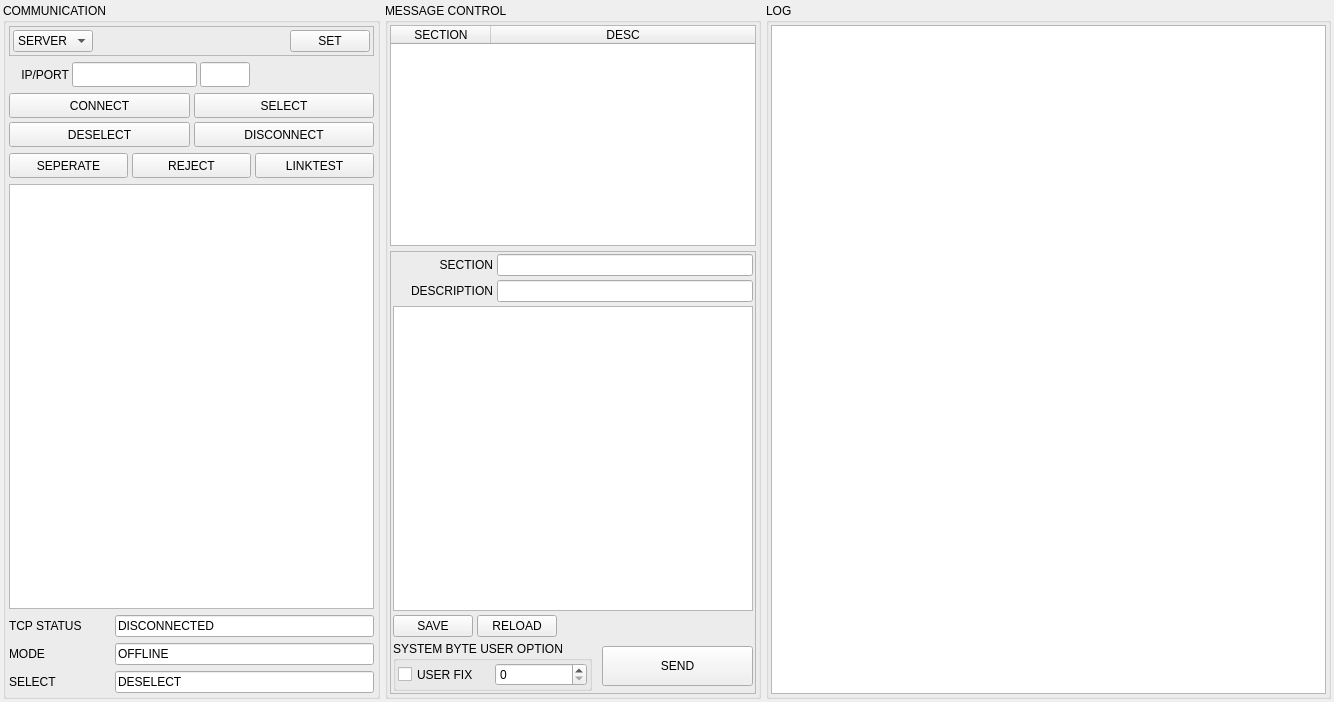
<?xml version="1.0" encoding="UTF-8"?>
<ui version="4.0">
 <class>CEapSimm</class>
 <widget class="QWidget" name="CEapSimm">
  <property name="geometry">
   <rect>
    <x>0</x>
    <y>0</y>
    <width>1334</width>
    <height>702</height>
   </rect>
  </property>
  <property name="windowTitle">
   <string>Form</string>
  </property>
  <layout class="QHBoxLayout" name="horizontalLayout_3" stretch="2,2,3">
   <property name="spacing">
    <number>5</number>
   </property>
   <property name="leftMargin">
    <number>3</number>
   </property>
   <property name="topMargin">
    <number>3</number>
   </property>
   <property name="rightMargin">
    <number>3</number>
   </property>
   <property name="bottomMargin">
    <number>3</number>
   </property>
   <item>
    <widget class="QGroupBox" name="groupBox">
     <property name="title">
      <string>COMMUNICATION</string>
     </property>
     <layout class="QVBoxLayout" name="verticalLayout">
      <property name="spacing">
       <number>6</number>
      </property>
      <property name="leftMargin">
       <number>3</number>
      </property>
      <property name="topMargin">
       <number>3</number>
      </property>
      <property name="rightMargin">
       <number>3</number>
      </property>
      <property name="bottomMargin">
       <number>3</number>
      </property>
      <item>
       <widget class="QFrame" name="frame">
        <property name="frameShape">
         <enum>QFrame::StyledPanel</enum>
        </property>
        <property name="frameShadow">
         <enum>QFrame::Raised</enum>
        </property>
        <layout class="QHBoxLayout" name="horizontalLayout_5">
         <property name="spacing">
          <number>5</number>
         </property>
         <property name="leftMargin">
          <number>3</number>
         </property>
         <property name="topMargin">
          <number>3</number>
         </property>
         <property name="rightMargin">
          <number>3</number>
         </property>
         <property name="bottomMargin">
          <number>3</number>
         </property>
         <item>
          <widget class="QComboBox" name="cbMode">
           <item>
            <property name="text">
             <string>SERVER</string>
            </property>
           </item>
           <item>
            <property name="text">
             <string>CLIENT</string>
            </property>
           </item>
          </widget>
         </item>
         <item>
          <spacer name="horizontalSpacer_2">
           <property name="orientation">
            <enum>Qt::Horizontal</enum>
           </property>
           <property name="sizeHint" stdset="0">
            <size>
             <width>40</width>
             <height>20</height>
            </size>
           </property>
          </spacer>
         </item>
         <item>
          <widget class="QPushButton" name="btnSetMode">
           <property name="text">
            <string>SET</string>
           </property>
          </widget>
         </item>
        </layout>
       </widget>
      </item>
      <item>
       <layout class="QHBoxLayout" name="horizontalLayout">
        <property name="spacing">
         <number>3</number>
        </property>
        <item>
         <widget class="QLabel" name="label">
          <property name="minimumSize">
           <size>
            <width>60</width>
            <height>25</height>
           </size>
          </property>
          <property name="text">
           <string>IP/PORT</string>
          </property>
          <property name="alignment">
           <set>Qt::AlignRight|Qt::AlignTrailing|Qt::AlignVCenter</set>
          </property>
         </widget>
        </item>
        <item>
         <widget class="QLineEdit" name="leIP">
          <property name="minimumSize">
           <size>
            <width>0</width>
            <height>25</height>
           </size>
          </property>
         </widget>
        </item>
        <item>
         <widget class="QLineEdit" name="lePort">
          <property name="minimumSize">
           <size>
            <width>0</width>
            <height>25</height>
           </size>
          </property>
          <property name="maximumSize">
           <size>
            <width>50</width>
            <height>16777215</height>
           </size>
          </property>
         </widget>
        </item>
        <item>
         <spacer name="horizontalSpacer">
          <property name="orientation">
           <enum>Qt::Horizontal</enum>
          </property>
          <property name="sizeHint" stdset="0">
           <size>
            <width>40</width>
            <height>20</height>
           </size>
          </property>
         </spacer>
        </item>
       </layout>
      </item>
      <item>
       <layout class="QGridLayout" name="gridLayout">
        <property name="spacing">
         <number>4</number>
        </property>
        <item row="0" column="0">
         <widget class="QPushButton" name="btnConnect">
          <property name="sizePolicy">
           <sizepolicy hsizetype="Expanding" vsizetype="Preferred">
            <horstretch>0</horstretch>
            <verstretch>0</verstretch>
           </sizepolicy>
          </property>
          <property name="minimumSize">
           <size>
            <width>0</width>
            <height>25</height>
           </size>
          </property>
          <property name="text">
           <string>CONNECT</string>
          </property>
         </widget>
        </item>
        <item row="0" column="1">
         <widget class="QPushButton" name="btnSelect">
          <property name="sizePolicy">
           <sizepolicy hsizetype="Expanding" vsizetype="Preferred">
            <horstretch>0</horstretch>
            <verstretch>0</verstretch>
           </sizepolicy>
          </property>
          <property name="minimumSize">
           <size>
            <width>0</width>
            <height>25</height>
           </size>
          </property>
          <property name="text">
           <string>SELECT</string>
          </property>
         </widget>
        </item>
        <item row="1" column="0">
         <widget class="QPushButton" name="btnDeselect">
          <property name="sizePolicy">
           <sizepolicy hsizetype="Expanding" vsizetype="Preferred">
            <horstretch>0</horstretch>
            <verstretch>0</verstretch>
           </sizepolicy>
          </property>
          <property name="minimumSize">
           <size>
            <width>0</width>
            <height>25</height>
           </size>
          </property>
          <property name="text">
           <string>DESELECT</string>
          </property>
         </widget>
        </item>
        <item row="1" column="1">
         <widget class="QPushButton" name="btnDisconnect">
          <property name="sizePolicy">
           <sizepolicy hsizetype="Expanding" vsizetype="Preferred">
            <horstretch>0</horstretch>
            <verstretch>0</verstretch>
           </sizepolicy>
          </property>
          <property name="minimumSize">
           <size>
            <width>0</width>
            <height>25</height>
           </size>
          </property>
          <property name="text">
           <string>DISCONNECT</string>
          </property>
         </widget>
        </item>
       </layout>
      </item>
      <item>
       <layout class="QHBoxLayout" name="horizontalLayout_2">
        <property name="spacing">
         <number>4</number>
        </property>
        <item>
         <widget class="QPushButton" name="btnSeperate">
          <property name="minimumSize">
           <size>
            <width>0</width>
            <height>25</height>
           </size>
          </property>
          <property name="text">
           <string>SEPERATE</string>
          </property>
         </widget>
        </item>
        <item>
         <widget class="QPushButton" name="btnReject">
          <property name="minimumSize">
           <size>
            <width>0</width>
            <height>25</height>
           </size>
          </property>
          <property name="text">
           <string>REJECT</string>
          </property>
         </widget>
        </item>
        <item>
         <widget class="QPushButton" name="btnLinktest">
          <property name="minimumSize">
           <size>
            <width>0</width>
            <height>25</height>
           </size>
          </property>
          <property name="text">
           <string>LINKTEST</string>
          </property>
         </widget>
        </item>
       </layout>
      </item>
      <item>
       <widget class="QTextEdit" name="teSystemLog">
        <property name="readOnly">
         <bool>true</bool>
        </property>
       </widget>
      </item>
      <item>
       <layout class="QGridLayout" name="gridLayout_2">
        <item row="0" column="0">
         <widget class="QLabel" name="lbTcpStat">
          <property name="minimumSize">
           <size>
            <width>100</width>
            <height>0</height>
           </size>
          </property>
          <property name="text">
           <string>TCP STATUS</string>
          </property>
         </widget>
        </item>
        <item row="0" column="1">
         <widget class="QLineEdit" name="leTcpStat">
          <property name="text">
           <string>DISCONNECTED</string>
          </property>
          <property name="readOnly">
           <bool>true</bool>
          </property>
         </widget>
        </item>
        <item row="1" column="0">
         <widget class="QLabel" name="lbMode">
          <property name="minimumSize">
           <size>
            <width>100</width>
            <height>0</height>
           </size>
          </property>
          <property name="text">
           <string>MODE</string>
          </property>
         </widget>
        </item>
        <item row="1" column="1">
         <widget class="QLineEdit" name="leMode">
          <property name="text">
           <string>OFFLINE</string>
          </property>
          <property name="readOnly">
           <bool>true</bool>
          </property>
         </widget>
        </item>
        <item row="2" column="0">
         <widget class="QLabel" name="lbSelectStat">
          <property name="minimumSize">
           <size>
            <width>100</width>
            <height>0</height>
           </size>
          </property>
          <property name="text">
           <string>SELECT</string>
          </property>
         </widget>
        </item>
        <item row="2" column="1">
         <widget class="QLineEdit" name="leSelectStat">
          <property name="text">
           <string>DESELECT</string>
          </property>
          <property name="readOnly">
           <bool>true</bool>
          </property>
         </widget>
        </item>
       </layout>
      </item>
     </layout>
    </widget>
   </item>
   <item>
    <widget class="QGroupBox" name="groupBox_2">
     <property name="title">
      <string>MESSAGE CONTROL</string>
     </property>
     <layout class="QVBoxLayout" name="verticalLayout_3" stretch="1,2">
      <property name="spacing">
       <number>5</number>
      </property>
      <property name="leftMargin">
       <number>2</number>
      </property>
      <property name="topMargin">
       <number>2</number>
      </property>
      <property name="rightMargin">
       <number>2</number>
      </property>
      <property name="bottomMargin">
       <number>2</number>
      </property>
      <item>
       <widget class="QTableWidget" name="tblSml">
        <property name="selectionMode">
         <enum>QAbstractItemView::SingleSelection</enum>
        </property>
        <property name="selectionBehavior">
         <enum>QAbstractItemView::SelectRows</enum>
        </property>
        <attribute name="horizontalHeaderShowSortIndicator" stdset="0">
         <bool>false</bool>
        </attribute>
        <attribute name="horizontalHeaderStretchLastSection">
         <bool>true</bool>
        </attribute>
        <column>
         <property name="text">
          <string>SECTION</string>
         </property>
        </column>
        <column>
         <property name="text">
          <string>DESC</string>
         </property>
        </column>
       </widget>
      </item>
      <item>
       <widget class="QFrame" name="frame_3">
        <property name="frameShape">
         <enum>QFrame::StyledPanel</enum>
        </property>
        <property name="frameShadow">
         <enum>QFrame::Raised</enum>
        </property>
        <layout class="QVBoxLayout" name="verticalLayout_4" stretch="0,2,0,0">
         <property name="spacing">
          <number>4</number>
         </property>
         <property name="leftMargin">
          <number>2</number>
         </property>
         <property name="topMargin">
          <number>2</number>
         </property>
         <property name="rightMargin">
          <number>2</number>
         </property>
         <property name="bottomMargin">
          <number>2</number>
         </property>
         <item>
          <layout class="QGridLayout" name="gridLayout_3">
           <item row="0" column="0">
            <widget class="QLabel" name="labelSection">
             <property name="sizePolicy">
              <sizepolicy hsizetype="Fixed" vsizetype="Preferred">
               <horstretch>0</horstretch>
               <verstretch>0</verstretch>
              </sizepolicy>
             </property>
             <property name="minimumSize">
              <size>
               <width>100</width>
               <height>0</height>
              </size>
             </property>
             <property name="text">
              <string>SECTION</string>
             </property>
             <property name="alignment">
              <set>Qt::AlignRight|Qt::AlignTrailing|Qt::AlignVCenter</set>
             </property>
            </widget>
           </item>
           <item row="0" column="1">
            <widget class="QLineEdit" name="leSection">
             <property name="sizePolicy">
              <sizepolicy hsizetype="Preferred" vsizetype="Preferred">
               <horstretch>0</horstretch>
               <verstretch>0</verstretch>
              </sizepolicy>
             </property>
             <property name="text">
              <string/>
             </property>
            </widget>
           </item>
           <item row="1" column="0">
            <widget class="QLabel" name="lbDesc">
             <property name="sizePolicy">
              <sizepolicy hsizetype="Fixed" vsizetype="Preferred">
               <horstretch>0</horstretch>
               <verstretch>0</verstretch>
              </sizepolicy>
             </property>
             <property name="minimumSize">
              <size>
               <width>100</width>
               <height>0</height>
              </size>
             </property>
             <property name="text">
              <string>DESCRIPTION</string>
             </property>
             <property name="alignment">
              <set>Qt::AlignRight|Qt::AlignTrailing|Qt::AlignVCenter</set>
             </property>
            </widget>
           </item>
           <item row="1" column="1">
            <widget class="QLineEdit" name="leDesc">
             <property name="sizePolicy">
              <sizepolicy hsizetype="Preferred" vsizetype="Preferred">
               <horstretch>0</horstretch>
               <verstretch>0</verstretch>
              </sizepolicy>
             </property>
             <property name="text">
              <string/>
             </property>
            </widget>
           </item>
          </layout>
         </item>
         <item>
          <widget class="QPlainTextEdit" name="teSml">
           <property name="font">
            <font>
             <family>DejaVu Sans Mono</family>
             <italic>false</italic>
            </font>
           </property>
           <property name="readOnly">
            <bool>false</bool>
           </property>
          </widget>
         </item>
         <item>
          <layout class="QHBoxLayout" name="horizontalLayout_7">
           <item>
            <widget class="QPushButton" name="btnSmlSave">
             <property name="text">
              <string>SAVE</string>
             </property>
            </widget>
           </item>
           <item>
            <widget class="QPushButton" name="btnSmlReload">
             <property name="text">
              <string>RELOAD</string>
             </property>
            </widget>
           </item>
           <item>
            <spacer name="horizontalSpacer_3">
             <property name="orientation">
              <enum>Qt::Horizontal</enum>
             </property>
             <property name="sizeHint" stdset="0">
              <size>
               <width>40</width>
               <height>20</height>
              </size>
             </property>
            </spacer>
           </item>
          </layout>
         </item>
         <item>
          <layout class="QHBoxLayout" name="horizontalLayout_6">
           <property name="spacing">
            <number>10</number>
           </property>
           <item>
            <widget class="QGroupBox" name="groupBox_3">
             <property name="sizePolicy">
              <sizepolicy hsizetype="Preferred" vsizetype="Preferred">
               <horstretch>0</horstretch>
               <verstretch>0</verstretch>
              </sizepolicy>
             </property>
             <property name="title">
              <string>SYSTEM BYTE USER OPTION</string>
             </property>
             <layout class="QHBoxLayout" name="horizontalLayout_4">
              <property name="spacing">
               <number>4</number>
              </property>
              <property name="leftMargin">
               <number>2</number>
              </property>
              <property name="topMargin">
               <number>2</number>
              </property>
              <property name="rightMargin">
               <number>2</number>
              </property>
              <property name="bottomMargin">
               <number>2</number>
              </property>
              <item>
               <widget class="QCheckBox" name="chkSystemByte">
                <property name="sizePolicy">
                 <sizepolicy hsizetype="Minimum" vsizetype="Preferred">
                  <horstretch>0</horstretch>
                  <verstretch>0</verstretch>
                 </sizepolicy>
                </property>
                <property name="text">
                 <string>USER FIX</string>
                </property>
               </widget>
              </item>
              <item>
               <widget class="QSpinBox" name="spinSystemByte">
                <property name="sizePolicy">
                 <sizepolicy hsizetype="Preferred" vsizetype="Preferred">
                  <horstretch>0</horstretch>
                  <verstretch>0</verstretch>
                 </sizepolicy>
                </property>
                <property name="maximum">
                 <number>1000000000</number>
                </property>
               </widget>
              </item>
             </layout>
            </widget>
           </item>
           <item>
            <widget class="QPushButton" name="btnHsmsSend">
             <property name="sizePolicy">
              <sizepolicy hsizetype="Minimum" vsizetype="Preferred">
               <horstretch>0</horstretch>
               <verstretch>0</verstretch>
              </sizepolicy>
             </property>
             <property name="maximumSize">
              <size>
               <width>16777215</width>
               <height>40</height>
              </size>
             </property>
             <property name="text">
              <string>SEND</string>
             </property>
            </widget>
           </item>
          </layout>
         </item>
        </layout>
       </widget>
      </item>
     </layout>
    </widget>
   </item>
   <item>
    <widget class="QGroupBox" name="groupBox_4">
     <property name="title">
      <string>LOG</string>
     </property>
     <layout class="QVBoxLayout" name="verticalLayout_2">
      <property name="spacing">
       <number>2</number>
      </property>
      <property name="leftMargin">
       <number>2</number>
      </property>
      <property name="topMargin">
       <number>2</number>
      </property>
      <property name="rightMargin">
       <number>2</number>
      </property>
      <property name="bottomMargin">
       <number>2</number>
      </property>
      <item>
       <widget class="QPlainTextEdit" name="teCommLog">
        <property name="font">
         <font>
          <family>DejaVu Sans Mono</family>
          <pointsize>8</pointsize>
          <italic>false</italic>
         </font>
        </property>
        <property name="readOnly">
         <bool>true</bool>
        </property>
        <property name="plainText">
         <string/>
        </property>
       </widget>
      </item>
     </layout>
    </widget>
   </item>
  </layout>
 </widget>
 <resources/>
 <connections/>
</ui>
